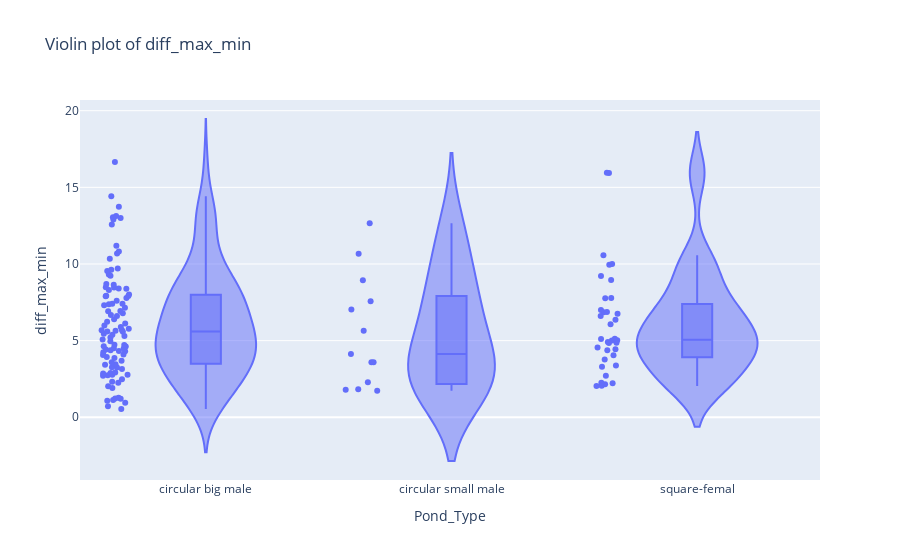
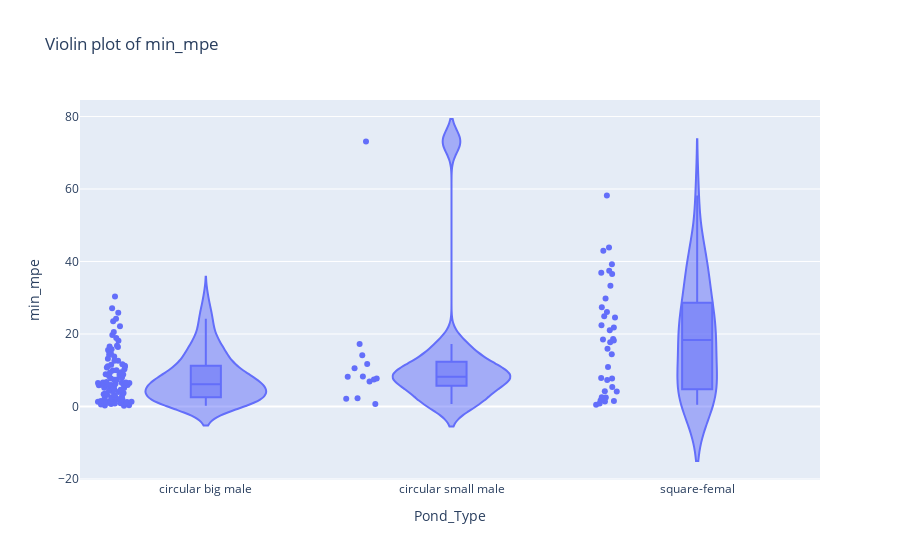
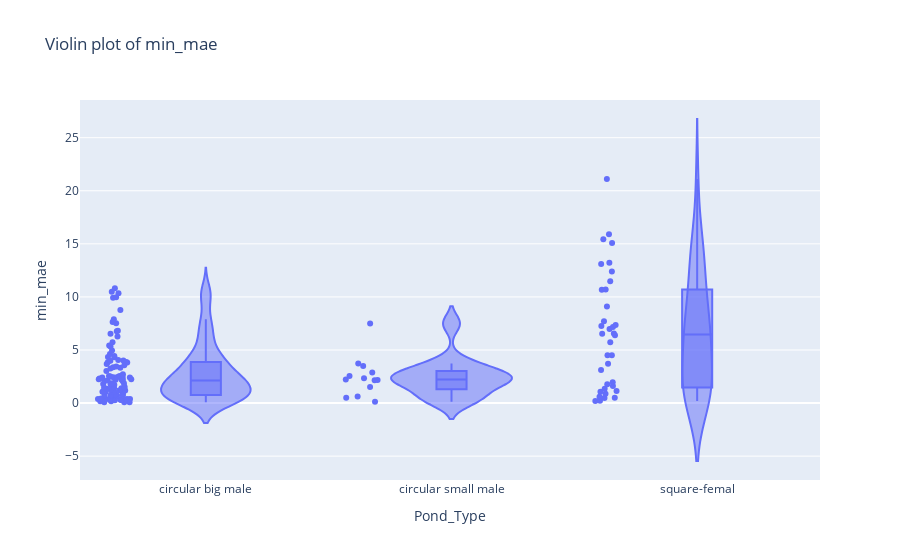
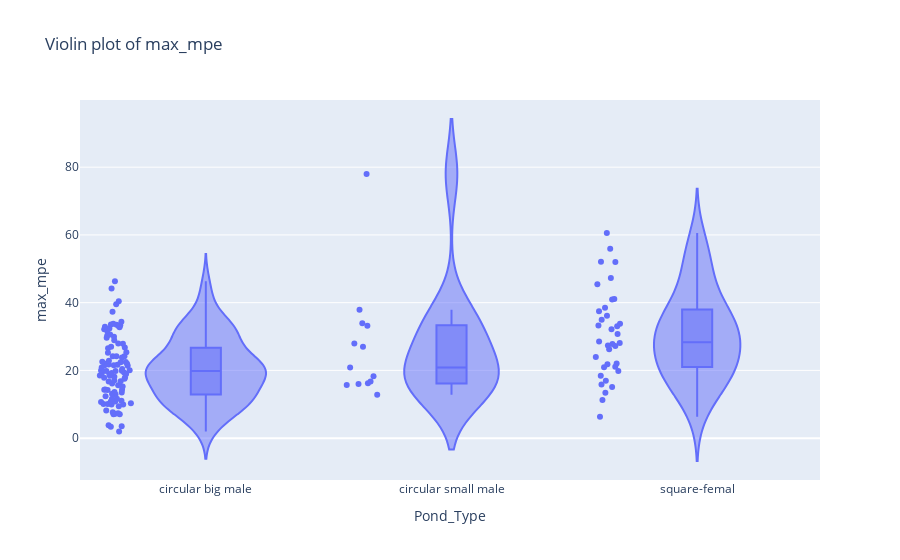

These figures' notebook cell, in order:
### Code cell
import pandas as pd
import seaborn as sns
import matplotlib.pyplot as plt
from scipy.stats import pearsonr, spearmanr, shapiro, levene
# import pingouin as pg
import statsmodels.api as sm
import numpy as np
import plotly.express as px

# Load your data

# Calculate expert averages and standard deviations
df['expert_mean'] = df[['Length_1', 'Length_2', 'Length_3']].median(axis=1)
df['expert_std'] = df[['Length_1', 'Length_2', 'Length_3']].std(axis=1)

df['expert_max'] = df[['Length_1', 'Length_2', 'Length_3']].max(axis=1)
df['expert_min'] = df[['Length_1', 'Length_2', 'Length_3']].min(axis=1)

#diffrence in pixels between the min and max of Length_1_pixels, Length_2_pixels, Length_3_pixels

df['diff_max_min'] =abs(df[['Length_1', 'Length_2', 'Length_3']].max(axis=1) - df[['Length_1', 'Length_2', 'Length_3']].min(axis=1))

print(f'mean difference between min max' ,df['diff_max_min'].mean())
print(f'std  difference between min max ',df['diff_max_min'].std())


#violoin plot of the difference between the min and max of the three measurements
fig = px.violin(df,
                x='Pond_Type', 
                y='diff_max_min', 
                box=True,  # Include box plot
                points="all",  # Show all points
                hover_data=['Label', 'PrawnID'],  # Include hover data
                title=f'Violin plot of diff_max_min',)
#Save the plot to png
fig.write_image(f'violin carapace diff_max_min.png')
fig.show()

#how many Length_ground_truth_annotation(mm) in comparison with lengthe_1, length_2, length_3 bigger than 50%

# df['difference_mean_annotation_expert'] = abs(df['Length_ground_truth_annotation(mm)'] - df['expert_mean']/df['Length_ground_truth_annotation(mm)']) 
# df['difference_max_annotation_expert'] = abs(df['Length_ground_truth_annotation(mm)'] - df['expert_max']/df['Length_ground_truth_annotation(mm)'])
# df['difference_min_annotation_expert'] = abs(df['Length_ground_truth_annotation(mm)'] - df['expert_min']/df['Length_ground_truth_annotation(mm)'])

# df['min difference'] = df[['difference_mean_annotation_expert', 'difference_max_annotation_expert', 'difference_min_annotation_expert']].min(axis=1)
# df['max_difference'] = df[['difference_mean_annotation_expert', 'difference_max_annotation_expert', 'difference_min_annotation_expert']].max(axis=1)    


# df['difference_max_annotation_expert'] = abs(df['Length_ground_truth_annotation(mm)'] - df['expert_max']/df['Length_ground_truth_annotation(mm)'])

# df['difference_min_annotation_expert'] = abs(df['Length_ground_truth_annotation(mm)'] - df['expert_min']/df['Length_ground_truth_annotation(mm)'])
#violin difference_annotation_expert
# fig = px.violin(df,
#                 x='Pond_Type',
#                 y='min difference',
#                 box=True,  # Include box plot
#                 points="all",  # Show all points
#                 hover_data=['Label', 'PrawnID'],  # Include hover data
#                 title=f'Violin plot of difference_annotation_expert',)
# #Save the plot to png
# fig.write_image(f'violin carapace difference_annotation_expert.png')
# fig.show()




# Calculate differences
df['diff_mean'] =abs(df['Length_fov(mm)'] - df['expert_mean'])
df['diff_max'] =abs(df['Length_fov(mm)'] - df['expert_max'])
df['diff_min'] =abs(df['Length_fov(mm)'] - df['expert_min'])

df['the_min_diff'] = df[['diff_mean', 'diff_max', 'diff_min']].min(axis=1)


#the length measurement of the the_min_diff
# df['the_min_diff_length'] =df['Length_fov(mm)'] - df['the_min_diff']

#the length measurement of the the_max_diff
#percent error of the the_min_diff


# df['org_min_diff'] = [
#     df['Length_fov(mm)'].iloc[i] - df['the_min_diff'].iloc[i] 
#     if df['the_min_diff'].iloc[i] > 0 
#     else df['Length_fov(mm)'].iloc[i] + abs(df['the_min_diff'].iloc[i]) 
#     for i in range(len(df))
# ]


df['min difference']=df[['Error_percentage_distance_mm_ground_min', 'Error_percentage_distance_mm_ground_max','Error_percentage_distance_mm_ground_median']].min(axis=1)

# Calculate the percentage error
# df['the_min_diff_percentage_error'] = (df['the_min_diff'].abs() / df['org_min_diff'].abs()) * 100

# # Cap the error at 100%
# df['the_min_diff_percentage_error'] = df['the_min_diff_percentage_error'].apply(lambda x: min(x, 100))

# the percentage error of the the_min_diff when smaller than 100%
# df['the_min_diff_percentage_error'] = df['the_min_diff_percentage_error']
df['min_mpe']=df[['MPError_fov_min', 'MPError_fov_max','MPError_fov_median']].min(axis=1)

df['max_mpe']=df[['MPError_fov_min', 'MPError_fov_max','MPError_fov_median']].max(axis=1)

df['min_mae']=df[['AbsError_fov_min', 'AbsError_fov_max','AbsError_fov_median']].min(axis=1)

df['max_mae']=df[['AbsError_fov_min', 'AbsError_fov_max','AbsError_fov_median']].max(axis=1)


# Create a violin plot using plotly
import plotly.express as px
#violin plots wiht plotly for mean percentage error and MAE
for error in ['min_mpe', 'min_mae', 'max_mpe', 'max_mae']:
        # Create a violin plot using plotly 
    fig = px.violin(df,
                    x='Pond_Type', 
                    y=error, 
                    box=True,  # Include box plot
                    points="all",  # Show all points
                    hover_data=['Label', 'PrawnID'],  # Include hover data
                    title=f'Violin plot of {error}',)
    #Save the plot to png
    fig.write_image(f'violin carapace {error}_.png')
    fig.show()

#change name of each pond type if test-car change to square-female if test-right change to circular big male if test-left change to circular small mal




#scatter plot the_min_diff_percentage_error and  difference_annotation_expert plotly
fig = px.scatter(df, x='min_mpe', y='min difference', color='Pond_Type', hover_data=['Label', 'PrawnID'])
#add title
fig.update_layout(title='min_mpe vs. difference_annotation_expert')

#save the plot to png
fig.write_image('the_min_diff_percentage_error vs. difference_annotation_expert.png')
# Add a trendline


fig.show()


#scatter plot the_min_diff_percentage_error and  pose_eval_iou plotly
fig = px.scatter(df, x='min_mpe', y='pose_eval_iou', color='Pond_Type', hover_data=['Label', 'PrawnID'])
#add title
fig.update_layout(title='min_mpe vs. pose_eval_iou')

#save the plot to png
fig.write_image('the_min_diff_percentage_error vs. pose_eval_iou.png')
# Add a trendline
fig.show()

#scatter plot between min_mpe and height
fig = px.scatter(df, x='Height(mm)', y='min_mpe', hover_data=['Label', 'PrawnID'])
#add title
fig.update_layout(title='min_mpe vs. Height')

#save the plot to png
fig.write_image('min_mpe vs. Height.png')
# Add a trendline
fig.show()





# Normality Test

### Figure 1 — Plotly figure (JSON) as saved in the notebook; plotly's stock layout.template omitted (floating-point values rounded to 4 significant figures; data arrays with more than 128 entries replaced by an {"elided": "..."} marker saying what was removed)
{"data": [{"alignmentgroup": "True", "box": {"visible": true}, "customdata": {"elided": "148x2 str values"}, "hovertemplate": "Pond_Type=%{x}<br>diff_max_min=%{y}<br>Label=%{customdata[0]}<br>PrawnID=%{customdata[1]}<extra></extra>", "legendgroup": "", "marker": {"color": "#636efa"}, "name": "", "offsetgroup": "", "orientation": "v", "points": "all", "scalegroup": "True", "showlegend": false, "type": "violin", "x": {"elided": "148 str values"}, "x0": " ", "xaxis": "x", "y": {"elided": "148 float values"}, "y0": " ", "yaxis": "y"}], "layout": {"legend": {"tracegroupgap": 0}, "title": {"text": "Violin plot of diff_max_min"}, "violinmode": "group", "xaxis": {"anchor": "y", "domain": [0, 1], "title": {"text": "Pond_Type"}}, "yaxis": {"anchor": "x", "domain": [0, 1], "title": {"text": "diff_max_min"}}}}

### Figure 2 — Plotly figure (JSON) as saved in the notebook; plotly's stock layout.template omitted (floating-point values rounded to 4 significant figures; data arrays with more than 128 entries replaced by an {"elided": "..."} marker saying what was removed)
{"data": [{"alignmentgroup": "True", "box": {"visible": true}, "customdata": {"elided": "148x2 str values"}, "hovertemplate": "Pond_Type=%{x}<br>min_mpe=%{y}<br>Label=%{customdata[0]}<br>PrawnID=%{customdata[1]}<extra></extra>", "legendgroup": "", "marker": {"color": "#636efa"}, "name": "", "offsetgroup": "", "orientation": "v", "points": "all", "scalegroup": "True", "showlegend": false, "type": "violin", "x": {"elided": "148 str values"}, "x0": " ", "xaxis": "x", "y": {"elided": "148 float values"}, "y0": " ", "yaxis": "y"}], "layout": {"legend": {"tracegroupgap": 0}, "title": {"text": "Violin plot of min_mpe"}, "violinmode": "group", "xaxis": {"anchor": "y", "domain": [0, 1], "title": {"text": "Pond_Type"}}, "yaxis": {"anchor": "x", "domain": [0, 1], "title": {"text": "min_mpe"}}}}

### Figure 3 — Plotly figure (JSON) as saved in the notebook; plotly's stock layout.template omitted (floating-point values rounded to 4 significant figures; data arrays with more than 128 entries replaced by an {"elided": "..."} marker saying what was removed)
{"data": [{"alignmentgroup": "True", "box": {"visible": true}, "customdata": {"elided": "148x2 str values"}, "hovertemplate": "Pond_Type=%{x}<br>min_mae=%{y}<br>Label=%{customdata[0]}<br>PrawnID=%{customdata[1]}<extra></extra>", "legendgroup": "", "marker": {"color": "#636efa"}, "name": "", "offsetgroup": "", "orientation": "v", "points": "all", "scalegroup": "True", "showlegend": false, "type": "violin", "x": {"elided": "148 str values"}, "x0": " ", "xaxis": "x", "y": {"elided": "148 float values"}, "y0": " ", "yaxis": "y"}], "layout": {"legend": {"tracegroupgap": 0}, "title": {"text": "Violin plot of min_mae"}, "violinmode": "group", "xaxis": {"anchor": "y", "domain": [0, 1], "title": {"text": "Pond_Type"}}, "yaxis": {"anchor": "x", "domain": [0, 1], "title": {"text": "min_mae"}}}}

### Figure 4 — Plotly figure (JSON) as saved in the notebook; plotly's stock layout.template omitted (floating-point values rounded to 4 significant figures; data arrays with more than 128 entries replaced by an {"elided": "..."} marker saying what was removed)
{"data": [{"alignmentgroup": "True", "box": {"visible": true}, "customdata": {"elided": "148x2 str values"}, "hovertemplate": "Pond_Type=%{x}<br>max_mpe=%{y}<br>Label=%{customdata[0]}<br>PrawnID=%{customdata[1]}<extra></extra>", "legendgroup": "", "marker": {"color": "#636efa"}, "name": "", "offsetgroup": "", "orientation": "v", "points": "all", "scalegroup": "True", "showlegend": false, "type": "violin", "x": {"elided": "148 str values"}, "x0": " ", "xaxis": "x", "y": {"elided": "148 float values"}, "y0": " ", "yaxis": "y"}], "layout": {"legend": {"tracegroupgap": 0}, "title": {"text": "Violin plot of max_mpe"}, "violinmode": "group", "xaxis": {"anchor": "y", "domain": [0, 1], "title": {"text": "Pond_Type"}}, "yaxis": {"anchor": "x", "domain": [0, 1], "title": {"text": "max_mpe"}}}}
